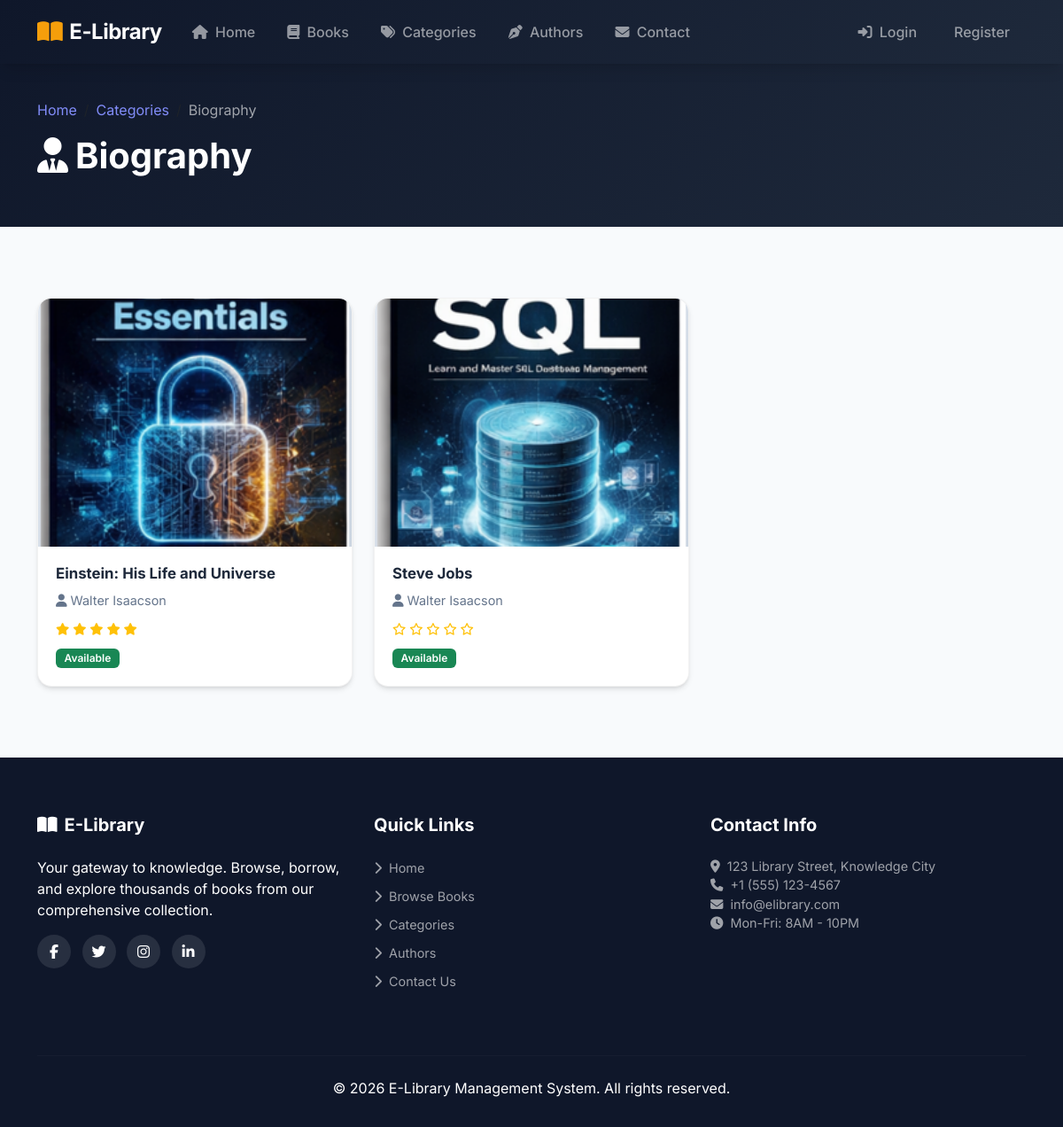
/category/6/, run on the app's committed database.
### library/models.py (models this page shows, shortened)
class Category(models.Model):
    name = models.CharField(max_length=100, unique=True, verbose_name="Category Name")
    icon = models.CharField(max_length=50, default='fas fa-book', verbose_name="Icon Class")
    created_at = models.DateTimeField(auto_now_add=True)
    class Meta:
        ordering = ['name']
        verbose_name = "Category"
        verbose_name_plural = "Categories"

class Book(models.Model):
    title = models.CharField(max_length=300, verbose_name="Book Title")
    author = models.ForeignKey(Author, on_delete=models.CASCADE, related_name='books', verbose_name="Author")
    category = models.ForeignKey(Category, on_delete=models.SET_NULL, null=True, related_name='books', verbose_name="Category")
    description = models.TextField(blank=True, verbose_name="Description")
    cover_image = models.ImageField(upload_to='books/', blank=True, null=True, verbose_name="Cover Image")
    publication_year = models.PositiveIntegerField(default=2024, verbose_name="Publication Year")
    pages = models.PositiveIntegerField(default=0, verbose_name="Number of Pages")
    language = models.CharField(max_length=50, default='English', verbose_name="Language")
    total_copies = models.PositiveIntegerField(default=1, verbose_name="Total Copies")
    available_copies = models.PositiveIntegerField(default=1, verbose_name="Available Copies")
    created_at = models.DateTimeField(auto_now_add=True)
    updated_at = models.DateTimeField(auto_now=True)
    class Meta:
        ordering = ['-created_at']
        verbose_name = "Book"
        verbose_name_plural = "Books"
    @property
    def is_available(self):
        return self.available_copies > 0
    @property
    def average_rating(self):
        reviews = self.reviews.all()
        if reviews.exists():
            return round(reviews.aggregate(avg=models.Avg('rating'))['avg'], 1)
        return 0

class Author(models.Model):
    name = models.CharField(max_length=200, verbose_name="Author Name")
    bio = models.TextField(blank=True, verbose_name="Biography")
    photo = models.ImageField(upload_to='authors/', blank=True, null=True, verbose_name="Photo")
    created_at = models.DateTimeField(auto_now_add=True)
    class Meta:
        ordering = ['name']
        verbose_name = "Author"
        verbose_name_plural = "Authors"

### library/views.py (the view)
# urls.py: path('category/<int:id>/', views.category_books, name='category_books'),
def category_books(request, id):
    category = get_object_or_404(Category, id=id)
    books = Book.objects.filter(category=category)
    paginator = Paginator(books, 9)
    page_number = request.GET.get('page')
    page_obj = paginator.get_page(page_number)
    context = {
        'category': category,
        'page_obj': page_obj,
    }
    return render(request, 'library/category_books.html', context)

### library/templatetags/library_filters.py (called while the page is built)
@register.filter(name='book_status')
def book_status(book):
    if book.is_available:
        return mark_safe('<span class="badge bg-success">Available</span>')
    return mark_safe('<span class="badge bg-danger">Fully Borrowed</span>')

@register.filter(name='star_range')
def star_range(value):
    try:
        return range(int(value))
    except (ValueError, TypeError):
        return range(0)

@register.filter(name='empty_star_range')
def empty_star_range(value):
    try:
        return range(5 - int(value))
    except (ValueError, TypeError):
        return range(5)

### library/templates/library/category_books.html (shortened to what this page needs)
{% extends 'library/base.html' %}
{% load static %}
{% load library_filters %}
{% block content %}
<section class="page-header">
    <div class="container">
        <nav aria-label="breadcrumb">
            <ol class="breadcrumb">
                <li class="breadcrumb-item"><a href="{% url 'home' %}">Home</a></li>
                <li class="breadcrumb-item"><a href="{% url 'categories' %}">Categories</a></li>
                <li class="breadcrumb-item active">{{ category.name }}</li>
            </ol>
        </nav>
        <h1><i class="{{ category.icon }} me-2"></i>{{ category.name }}</h1>
    </div>
</section>
<section class="section-padding">
    <div class="container">
        <div class="row g-4">
            {% for book in page_obj %}
            <div class="col-lg-4 col-md-6">
                <div class="book-card">
                    <div class="book-card-image">
                    </div>
                    <div class="book-card-body">
                        <h5 class="book-card-title">{{ book.title|truncatewords:6 }}</h5>
                        <p class="book-card-author"><i class="fas fa-user me-1"></i>{{ book.author.name }}</p>
                        <div class="d-flex justify-content-between align-items-center">
                            <div class="book-card-rating">
                                {% with rating=book.average_rating %}
                                {% for i in rating|star_range %}
                                <i class="fas fa-star text-warning"></i>
                                {% endfor %}
                                {% for i in rating|empty_star_range %}
                                <i class="far fa-star text-warning"></i>
                                {% endfor %}
                                {% endwith %}
                            </div>
                        </div>
                        <div class="mt-2">{{ book|book_status }}</div>
                    </div>
                </div>
            </div>
            {% empty %}
            <div class="col-12 text-center py-5">
                <i class="fas fa-book-open fa-3x text-muted mb-3"></i>
                <p class="text-muted">No books in this category yet.</p>
            </div>
            {% endfor %}
        </div>
    </div>
</section>
{% endblock %}

### static/css/style.css (style rules this page uses)
:root { --primary: #4f46e5; --primary-dark: #4338ca; --primary-light: #818cf8; --secondary: #0ea5e9; --accent: #f59e0b; --success: #10b981; --danger: #ef4444; --dark: #1e293b; --darker: #0f172a; --light: #f8fafc; --gray: #64748b; --gradient-primary: linear-gradient(135deg, #4f46e5 0%, #7c3aed 50%, #0ea5e9 100%); --gradient-dark: linear-gradient(135deg, #0f172a 0%, #1e293b 100%); --shadow: 0 4px 6px -1px rgba(0, 0, 0, 0.1), 0 2px 4px -2px rgba(0, 0, 0, 0.1); --shadow-lg: 0 10px 15px -3px rgba(0, 0, 0, 0.1), 0 4px 6px -4px rgba(0, 0, 0, 0.1); --shadow-xl: 0 20px 25px -5px rgba(0, 0, 0, 0.1), 0 8px 10px -6px rgba(0, 0, 0, 0.1); --radius: 12px; --radius-lg: 16px; }
body { font-family: 'Inter', -apple-system, BlinkMacSystemFont, sans-serif; color: var(--dark); background-color: var(--light); overflow-x: hidden; }
a { color: var(--primary); text-decoration: none; transition: color 0.3s ease; }
.section-padding { padding: 5rem 0; }
.page-header { background: var(--gradient-dark); padding: 7rem 0 3rem; color: white; }
.page-header h1 { font-weight: 700; margin-bottom: 0.5rem; }
.page-header .breadcrumb a { color: var(--primary-light); }
.page-header .breadcrumb-item.active { color: rgba(255, 255, 255, 0.6); }
.book-card { background: white; border-radius: var(--radius-lg); overflow: hidden; box-shadow: var(--shadow); transition: all 0.4s ease; border: 1px solid rgba(0, 0, 0, 0.05); height: 100%; }
.book-card-image { position: relative; height: 280px; overflow: hidden; background: linear-gradient(135deg, #e2e8f0, #cbd5e1); }
.book-card-body { padding: 1.25rem; }
.book-card-title { font-size: 1.05rem; font-weight: 700; margin-bottom: 0.5rem; color: var(--dark); line-height: 1.3; }
.book-card-author { color: var(--gray); font-size: 0.9rem; margin-bottom: 0.75rem; }
.book-card-rating { font-size: 0.85rem; }
.badge { font-weight: 600; padding: 0.4em 0.8em; border-radius: 6px; }

### data on the page
Category: name "Biography"
Book: title "Einstein: His Life and Universe", author.name "Walter Isaacson", available_copies "Available"
Book: title "Steve Jobs", author.name "Walter Isaacson", available_copies "Available"
